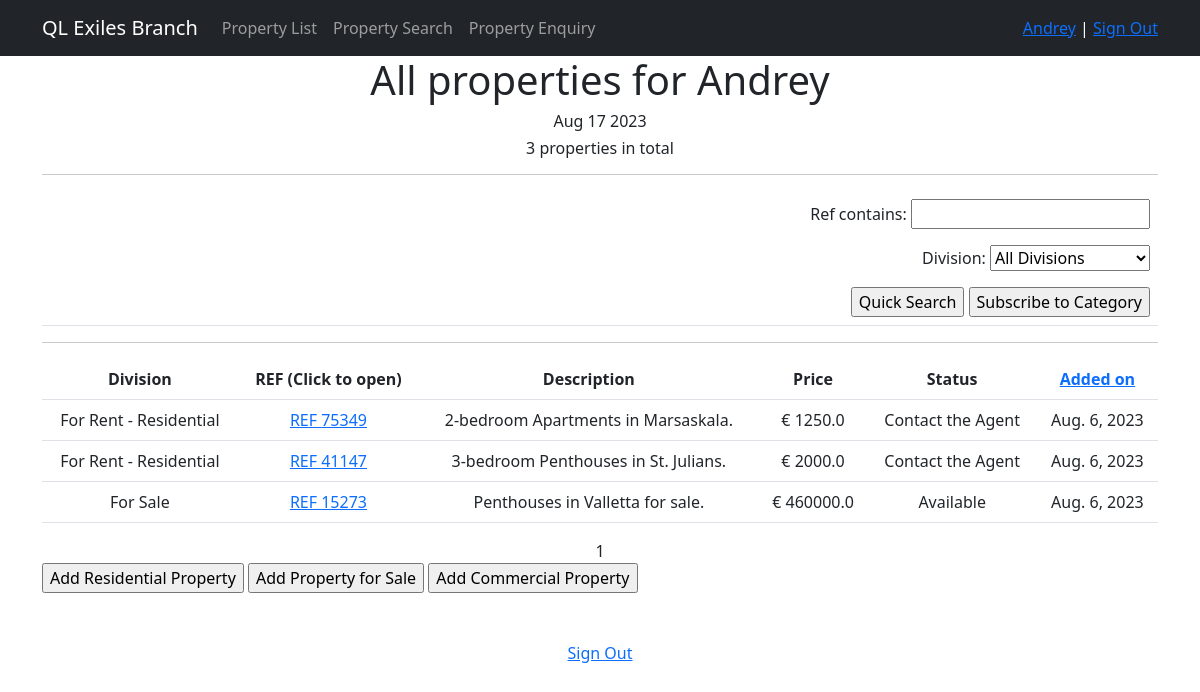
Before: /property/ (signed in) with the older database file.
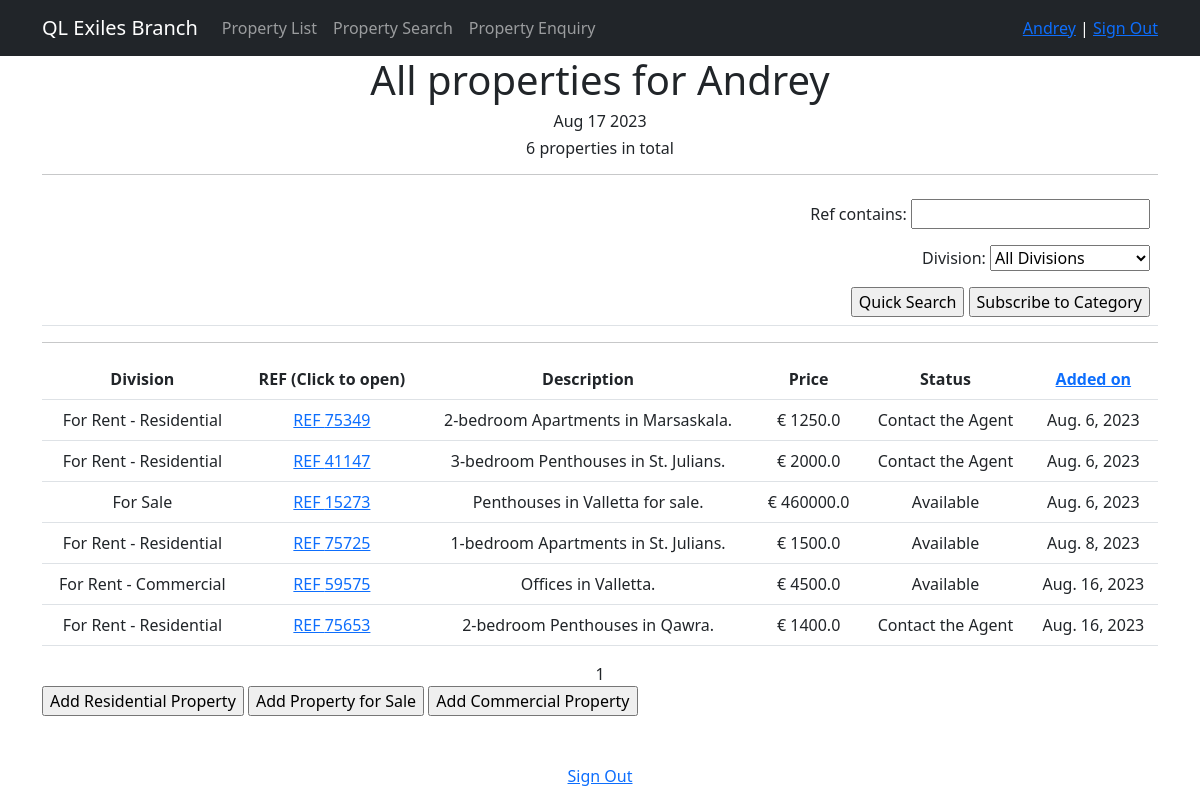
After: the same page with the newer database file.
### users/models.py (models this page shows, shortened)
class CustomUser(AbstractUser):
    phone_1 = models.CharField(max_length=15)
    phone_2 = models.CharField(max_length=15, null=True)
    phone_3 = models.CharField(max_length=15, null=True)
    subscriptions = models.ManyToManyField('Subscriptions', through='CustomUser_Subscriptions')

### properties/models.py (models this page shows, shortened)
class ResProperties(models.Model):
    ref = models.IntegerField(unique=True)
    prop_division = models.CharField(max_length=2, choices=PROP_DIVISION, default='QL')
    prop_type = models.CharField(max_length=25)
    location = models.CharField(max_length=25)
    address = models.TextField(null=True)
    _price = models.FloatField(default=0.0, db_column="Price")
    status = models.CharField(max_length=2, choices=PROP_STATUSES, default='RE')
    status_valid = models.CharField(max_length=25, null=True)
    off_the_market = models.BooleanField(default=False)
    bedrooms = models.IntegerField(default=0)
    bathrooms = models.IntegerField(default=0)
    prop_features = models.ManyToManyField(Features, through='PropertiesFeatures')
    prop_description = models.TextField(null=True)
    date_added = models.DateField(auto_now_add=True)
    date_rented = models.DateField(null=True)
    date_expected = models.DateField(null=True)
    time_updated = models.TimeField(auto_now=True)
    owner = models.ForeignKey(Owners, on_delete=models.CASCADE)
    added_by = models.ForeignKey(Agents, on_delete=models.SET_NULL, null=True)
    lf = models.CharField(max_length=50, null=True)
    @property
    def ref_oct(self):
        return str(oct(self.ref))[2:]
    @property
    def price(self):
        return self._price
    def __str__(self):
        if self.prop_division == "QL":
            return f'REF {self.ref} - {self.bedrooms}-bedroom {self.prop_type} in {self.location}.'
        elif self.prop_division == "QC":
            return f'REF {self.ref} - {self.prop_type} in {self.location}.'
        elif self.prop_division == "ZH":
            return f'REF {self.ref} - {self.prop_type} in {self.location} for sale.'

### properties/views.py (the view)
# urls.py: path('', ResPropertiesList.as_view(), name='properties_list'),
class ResPropertiesList(LoginRequiredMixin, ListView):
    model = ResProperties
    ordering = 'date_added'
    template_name = 'resproperties.html'
    context_object_name = 'resproperties'
    paginate_by = 10
    def get_queryset(self):
        queryset = super().get_queryset()
        self.filterset = PropertyQuickFilter(self.request.GET, queryset)
        return self.filterset.qs
    def get_ordering(self):
        self.order = self.request.GET.get('order', 'asc')
        selected_ordering = self.request.GET.get('ordering', 'date_added')
        if self.order == "desc":
            selected_ordering = "-" + selected_ordering
        return selected_ordering
    def get_context_data(self, **kwargs):
        context = super().get_context_data(**kwargs)
        context['time_now'] = datetime.utcnow()
        context['next_sale'] = None
        context['current_order'] = self.get_ordering()
        context['order'] = self.order
        context['filterset'] = self.filterset
        return context

### properties/templatetags/custom_filters.py (called while the page is built)
@register.filter(name="currency")
def currency(value, code):
    prefix = CURRENCIES_SYMBOLS[code]
    return f'{prefix} {value}'

@register.filter(name="cap_case")
def cap_case(value: str):
    return value.capitalize()

@register.filter()
def minus_ref(value:str):
    value=str(value)
    value = value[value.find("-")+2:]
    return value

### properties/templatetags/custom_tags.py (called while the page is built)
@register.simple_tag()
def current_time(format_string='%b %d %Y'):
    return datetime.utcnow().strftime(format_string)

@register.simple_tag(takes_context=True)
def url_replace(context, **kwargs):
   d = context['request'].GET.copy()
   for k, v in kwargs.items():
       d[k] = v
   return d.urlencode()

### templates/resproperties.html (shortened to what this page needs)
{% extends 'flatpages/default.html' %}
{% load custom_filters %}
{% load custom_tags %}
{% block content %}
   <h1>All properties for {{request.user.username | cap_case }} </h1>
   <h6>{% current_time '%b %d %Y' %}</h6>
   <h6> {{ resproperties|length }} properties in total </h6>
       <table style="width:100%" class="table">
           <hr>
           <tr>
           <td>
            </td>
           <td>
<form id="filter-form" method="get" align="right">
    {{ filterset.form.as_p }}
    <input type="submit" name="action" value="Quick Search" />
    <input type="submit" name="action" value="Subscribe to Category" />
</form>
</td>
</tr>
           </table>
   <hr>
   {% if resproperties %}
       <table style="width:100%" class="table">
           <tr>
               <th>Division</th>
               <th>REF (Click to open)</th>
               <th>Description</th>
               <th>Price</th>
               <th>Status</th>
               <th><a href = "?{% if order == 'desc' %}{% url_replace order='asc' %}{% else %}{% url_replace order='desc' %}{% endif%}">Added on</a> </th>
           </tr>
           {% for resproperty in resproperties %}
           <tr>
               <td>{% if resproperty.prop_division == 'QL' %}  For Rent - Residential   {% elif resproperty.prop_division == 'QC' %} For Rent - Commercial {% else %} For Sale {% endif %}</td>
               <td> <a href="{{ resproperty.ref_oct }}" target='_blank'>REF {{resproperty.ref}}</a></td>
               <td>{{ resproperty|minus_ref }}</td>
               <td>{{ resproperty.price|currency:"eur" }}</td>
               <td>{% if resproperty.status == 'AV' %}  Available   {% else %} Contact the Agent {% endif %}</td>
               <td>{{ resproperty.date_added }}</td>
           </tr>
           {% endfor %}
       </table>
   {% else %}
       <h2>No properties!</h2>
   {% endif %}
   {{ page_obj.number }}
<br>
       <form action="" align = "left" width="150">
           <input type="button"  value="Add Residential Property" onclick="window.location.href='residential/create/';"/>
           <input type="button"  value="Add Property for Sale" onclick="window.location.href='sales/create/';"/>
           <input type="button"  value="Add Commercial Property" onclick="window.location.href='commercial/create/';"/>
       </form>
<br>
<br>
<a href="/accounts/logout/"> Sign Out </a>
{% endblock content %}

### templates/flatpages/default.html (shortened to what this page needs)
<!DOCTYPE html>
{% load custom_filters %}
{% load custom_tags %}
<html lang="en">
    <head>
        {% load static %}
        <link href="{% static 'css/styles.css' %}" rel="stylesheet" />
    </head>
    <body>
        <nav class="navbar navbar-expand-lg navbar-dark bg-dark static-top">
           <div class="container">
               <a class="navbar-brand" href="/">QL Exiles Branch</a>
               <div class="collapse navbar-collapse" id="navbarResponsive">
                   <ul class="navbar-nav ml-auto">
                       <li class="nav-item">
                           <a class="nav-link" href="/property/">Property List</a>
                       </li>
                       <li class="nav-item">
                           <a class="nav-link" href="/property/search/">Property Search</a>
                       </li>
                       <li class="nav-item">
                           <a class="nav-link" href="/contactus/property_enquiry/">Property Enquiry</a>
                       </li>
                   </ul>
               </div>
                <div class="nav-item" style="color:white">
                    {% if user.is_authenticated %}
                    <a href="{% url 'users:account_details' %}"> {{ request.user.username|cap_case }}<a>   |
                    <a href="{% url 'account_logout' %}">Sign Out</a><br>
                    {% else %}
                    <a href="{% url 'account_login' %}">Sign In</a>   |
                    <a href="{% url 'account_signup' %}">Sign Up</a>
                    {% endif %}
                </div>
           </div>
        </nav>
        <div class="container">
           <div class="row">
               <div class="col-lg-12 text-center">
                   {% block base_content %}
                   {% block content %}{% endblock content %}
                   {% endblock base_content %}
               </div>
           </div>
        </div>
    </body>
</html>

Changed rows visible on the page:
added ResProperties: shows "For Rent - Residential", ref "75725", prop_division+ref+bedrooms "1-bedroom Apartments in St. Julians.", price "€ 1500.0", status "Available", date_added "Aug. 8, 2023"
added ResProperties: shows "For Rent - Commercial", ref "59575", prop_division+ref+prop_type "Offices in Valletta.", price "€ 4500.0", status "Available", date_added "Aug. 16, 2023"
added ResProperties: shows "For Rent - Residential", ref "75653", prop_division+ref+bedrooms "2-bedroom Penthouses in Qawra.", price "€ 1400.0", status "Contact the Agent", date_added "Aug. 16, 2023"
Other visible differences:
{{ resproperties|length }}: "3" → "6"
